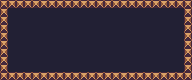

Tiled map render using the project's own tile images. Description and the whole map definition, tile-layer contents included, below:
An orthogonal 24x10 tile map with 8x8 px tiles, 2 tile layers (bg, blocks) and 8 objects.

<map version="1.0" orientation="orthogonal" renderorder="right-down" width="24" height="10" tilewidth="8" tileheight="8" nextobjectid="38">
 <properties>
  <property name="constraint" value="0000" />
  <property name="links" value="0-0-TLB 1-0-TRB" />
  <property name="size" value="2x1" />
  <property name="type" value="common" />
 </properties>
 <tileset firstgid="1" name="tiles" tilewidth="8" tileheight="8" tilecount="50">
  <image source="tiles.png" width="80" height="40" />
  <tile id="2">
   <properties>
    <property name="link" value="top" />
   </properties>
  </tile>
  <tile id="3">
   <properties>
    <property name="link" value="right" />
   </properties>
  </tile>
  <tile id="4">
   <properties>
    <property name="link" value="bot" />
   </properties>
  </tile>
  <tile id="5">
   <properties>
    <property name="link" value="left" />
   </properties>
  </tile>
 </tileset>
 <layer name="bg" width="24" height="10">
  <data encoding="csv">
2,2,2,2,2,2,2,2,2,2,2,2,2,2,2,2,2,2,2,2,2,2,2,2,
2,2,2,2,2,2,2,2,2,2,2,2,2,2,2,2,2,2,2,2,2,2,2,2,
2,2,2,2,2,2,2,2,2,2,2,2,2,2,2,2,2,2,2,2,2,2,2,2,
2,2,2,2,2,2,2,2,2,2,2,2,2,2,2,2,2,2,2,2,2,2,2,2,
2,2,2,2,2,2,2,2,2,2,2,2,2,2,2,2,2,2,2,2,2,2,2,2,
2,2,2,2,2,2,2,2,2,2,2,2,2,2,2,2,2,2,2,2,2,2,2,2,
2,2,2,2,2,2,2,2,2,2,2,2,2,2,2,2,2,2,2,2,2,2,2,2,
2,2,2,2,2,2,2,2,2,2,2,2,2,2,2,2,2,2,2,2,2,2,2,2,
2,2,2,2,2,2,2,2,2,2,2,2,2,2,2,2,2,2,2,2,2,2,2,2,
2,2,2,2,2,2,2,2,2,2,2,2,2,2,2,2,2,2,2,2,2,2,2,2
</data>
 </layer>
 <layer name="blocks" width="24" height="10">
  <data encoding="csv">
1,1,1,1,1,1,1,1,1,1,1,1,1,1,1,1,1,1,1,1,1,1,1,1,
1,0,0,0,0,0,0,0,0,0,0,0,0,0,0,0,0,0,0,0,0,0,0,1,
1,0,0,0,0,0,0,0,0,0,0,0,0,0,0,0,0,0,0,0,0,0,0,1,
1,0,0,0,0,0,0,0,0,0,0,0,0,0,0,0,0,0,0,0,0,0,0,1,
1,0,0,0,0,0,0,0,0,0,0,0,0,0,0,0,0,0,0,0,0,0,0,1,
1,0,0,0,0,0,0,0,0,0,0,0,0,0,0,0,0,0,0,0,0,0,0,1,
1,0,0,0,0,0,0,0,0,0,0,0,0,0,0,0,0,0,0,0,0,0,0,1,
1,0,0,0,0,0,0,0,0,0,0,0,0,0,0,0,0,0,0,0,0,0,0,1,
1,0,0,0,0,0,0,0,0,0,0,0,0,0,0,0,0,0,0,0,0,0,0,1,
1,1,1,1,1,1,1,1,1,1,1,1,1,1,1,1,1,1,1,1,1,1,1,1
</data>
 </layer>
 <objectgroup name="collision">
  <object id="5" x="0" y="0" width="8" height="56" />
  <object id="27" x="0" y="0" width="40" height="8" />
  <object id="32" x="184" y="0" width="8" height="56" />
  <object id="33" x="56" y="72" width="80" height="8" />
  <object id="34" x="152" y="72" width="40" height="8" />
  <object id="35" x="56" y="0" width="80" height="8" />
  <object id="36" x="152" y="0" width="40" height="8" />
  <object id="37" x="0" y="72" width="40" height="8" />
 </objectgroup>
</map>
